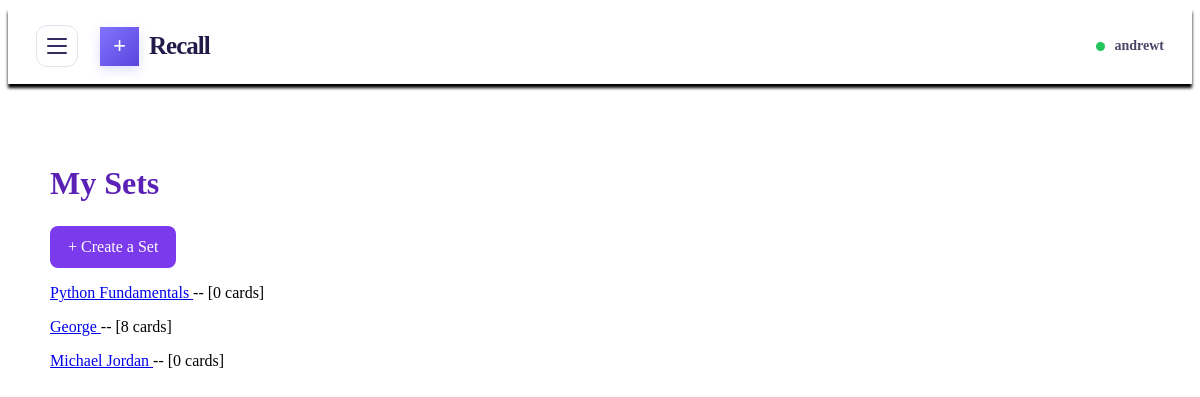
/sets (signed in), run on the app's committed database.
### papo_cito.py (models this page shows)
class CardSet(db.Model):
    __tablename__ = "card_sets"
    id = db.Column(db.Integer, primary_key=True)
    name = db.Column(db.String(100), nullable=False)
    user_id = db.Column(db.Integer, db.ForeignKey("pot_users.id"), nullable=False)
    cards = db.relationship("Card", secondary=card_set_cards, backref=db.backref("sets", lazy="select"))

### papo_cito.py (the view)
@app.route("/sets")
def my_sets():
    if "user_id" not in session:
        return redirect(url_for("login"))
    sets = CardSet.query.filter_by(
            user_id=session["user_id"]
            ).order_by(CardSet.id.asc()).all()
    return render_template("sets.html", sets=sets)

### templates/sets.html (shortened to what this page needs)
{% extends "base.html" %}
{% block content %}
<div class="cards-page">
	<h1>My Sets</h1>
	<a class="create-button"
	   href="{{ url_for('create_set') }}">
		+ Create a Set
	</a>
	{% for card_set in sets %}
		<p>
		<a href="{{ url_for("view_set", set_id=card_set.id) }}">
				{{ card_set.name }}
		</a>
			-- [{{ card_set.cards|length }} cards]
		</p>
	{% else %}
		<p>You haven't created any sets yet.</p>
	{% endfor %}
</div>
{% endblock %}

### static/css/style.css (style rules this page uses)
.cards-page { max-width: 1100px; margin:40px auto; padding: 20px; }
.cards-page h1 { color: #5b21b6; margin-bottom: 24px; }
.create-button { display: inline-block; padding: 12px 18px; border-radius: 8px; background: #7c3aed; color: white; text-decoration: none; }

### data on the page
CardSet: name "Python Fundamentals", cards|length "0"
CardSet: name "George", cards|length "8"
CardSet: name "Michael Jordan", cards|length "0"

### other printed values
{{ session.get("user", "Student") }} "andrewt"
